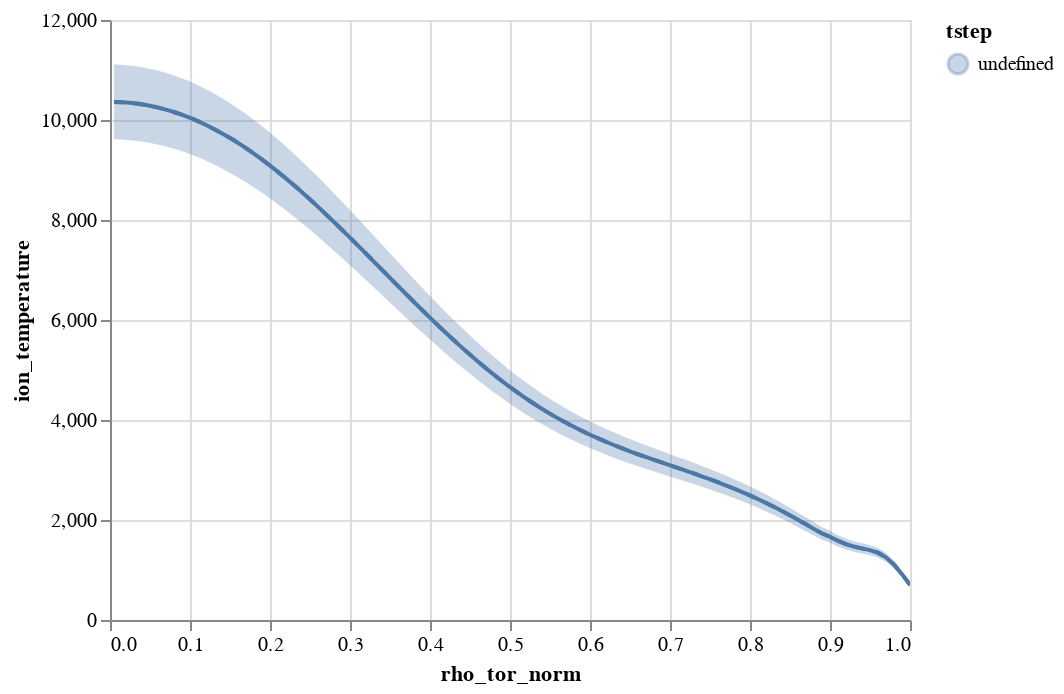

Write notebook code for a chart like this one.
### Markdown cell above
alternatively, the data can be plotted using an error band.

### Code cell
from duqtools.api import alt_errorband_chart

chart = alt_errorband_chart(
    dataset.isel(time=[0,1,2,3]), 
    x='rho_tor_norm', 
    y='ion_temperature'
)
chart

### Figure 1 — Vega-Lite specification as saved in the notebook (floating-point values rounded to 4 significant figures; data arrays with more than 128 entries replaced by an {"elided": "..."} marker saying what was removed)
{"config": {"view": {"continuousWidth": 400, "continuousHeight": 300}}, "layer": [{"mark": "line", "encoding": {"color": {"field": "tstep", "type": "nominal"}, "x": {"field": "rho_tor_norm", "type": "quantitative"}, "y": {"aggregate": "mean", "field": "ion_temperature", "scale": {"domain": [0, 11230.0]}, "type": "quantitative"}}, "selection": {"time": {"type": "single", "fields": ["slider"], "bind": {"input": "range", "max": 3.0, "min": 0, "step": 1}, "init": {"slider": 0}}, "selector003": {"type": "interval", "bind": "scales", "encodings": ["x", "y"]}}, "transform": [{"filter": {"selection": "time"}}]}, {"mark": {"type": "errorband", "extent": "stdev", "interpolate": "linear"}, "encoding": {"color": {"field": "tstep", "type": "nominal"}, "x": {"field": "rho_tor_norm", "type": "quantitative"}, "y": {"field": "ion_temperature", "type": "quantitative"}}, "selection": {"time": {"type": "single", "fields": ["slider"], "bind": {"input": "range", "max": 3.0, "min": 0, "step": 1}, "init": {"slider": 0}}, "selector004": {"type": "interval", "bind": "scales", "encodings": ["x", "y"]}}, "transform": [{"filter": {"selection": "time"}}]}, {"mark": {"type": "line", "strokeDash": [5, 5]}, "encoding": {"color": {"field": "tstep", "type": "nominal"}, "x": {"field": "rho_tor_norm", "type": "quantitative"}, "y": {"aggregate": "mean", "field": "ion_temperature", "type": "quantitative"}}, "selection": {"reference": {"type": "single", "fields": ["slider"], "bind": {"input": "range", "max": 3.0, "min": 0, "name": "Reference time index", "step": 1}, "init": {"slider": 0}}, "selector005": {"type": "interval", "bind": "scales", "encodings": ["x", "y"]}}, "transform": [{"filter": {"selection": "reference"}}]}], "data": {"name": "data-c05402d42048033765703faaae1314bf"}, "$schema": "https://vega.github.io/schema/vega-lite/v4.17.0.json", "datasets": {"data-c05402d42048033765703faaae1314bf": {"elided": "3600 records"}}}
